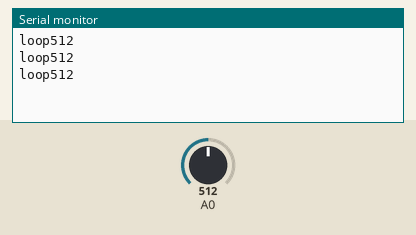
This sketch was run on a simulated Arduino Uno, built with avr-gcc and run on an emulated ATmega328P. Parts: the last lines printed to the serial monitor. The test bench sets the inputs (shaded band); at power-on: A0 = 512.

Above: at 1.3 s.
1.4 s: A0 set to 108
At 2.8 s:
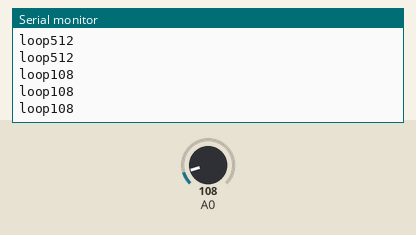
2.9 s: A0 set to 92
At 3.9 s:
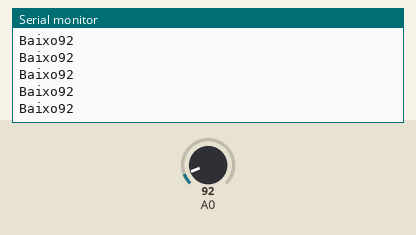
Timing chart, 0 to 5.9 s (numbered marks = the images above; inputs shaded):
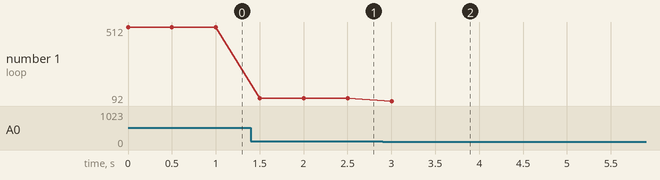

The sketch:

Teste_while.ino
```cpp
void setup() {
  // put your setup code here, to run once:
  Serial.begin(9600);


}

void loop() {
  // put your main code here, to run repeatedly:


  int leitura = analogRead(A0);
  Serial.print("loop");
  Serial.println(leitura);
  while (leitura < 100)
  {
    Serial.print("Baixo");
    Serial.println(leitura);
  }

  delay(500);

}
```

Measured:
- the behaviour switches between 100 and 99 on A0 (found by bisection; images 1 and 2)
- after the input at 1.4 s, the serial monitor: prints a new line after 0.10 s (image 1)
- after the input at 2.9 s, the serial monitor: prints a new line after 0.10 s (image 2)
- plotted number 1: 512 → 108 after the input at 1.4 s, 108 → 92 after the input at 2.9 s
